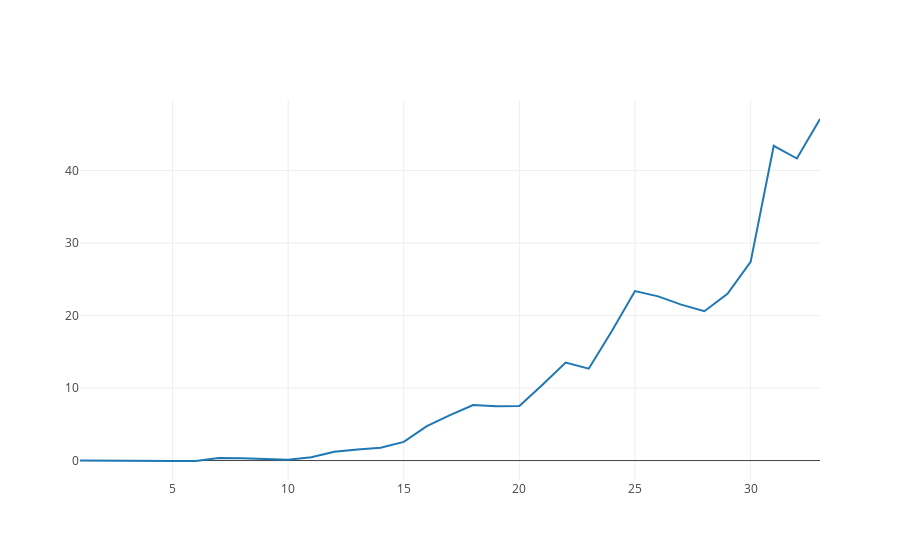

Notebook code for this chart:
### Code cell
iplot([data3])

### Figure 1 — Plotly figure (JSON) as saved in the notebook; plotly's stock layout.template omitted (floating-point values rounded to 4 significant figures)
{"data": [{"type": "scatter", "x": [1, 2, 3, 4, 5, 6, 7, 8, 9, 10, 11, 12, 13, 14, 15, 16, 17, 18, 19, 20, 21, 22, 23, 24, 25, 26, 27, 28, 29, 30, 31, 32, 33], "y": [-0.005435, -0.008665, 0.03574, 0.04525, -0.05208, -0.06341, 0.3556, 0.3089, 0.248, 0.1051, 0.4568, 1.222, 1.526, 1.752, 2.579, 4.743, 6.27, 7.657, 7.484, 7.521, 10.47, 13.51, 12.67, 17.87, 23.38, 22.65, 21.5, 20.59, 23.0, 27.41, 43.43, 41.67, 47.12]}], "layout": {}}
